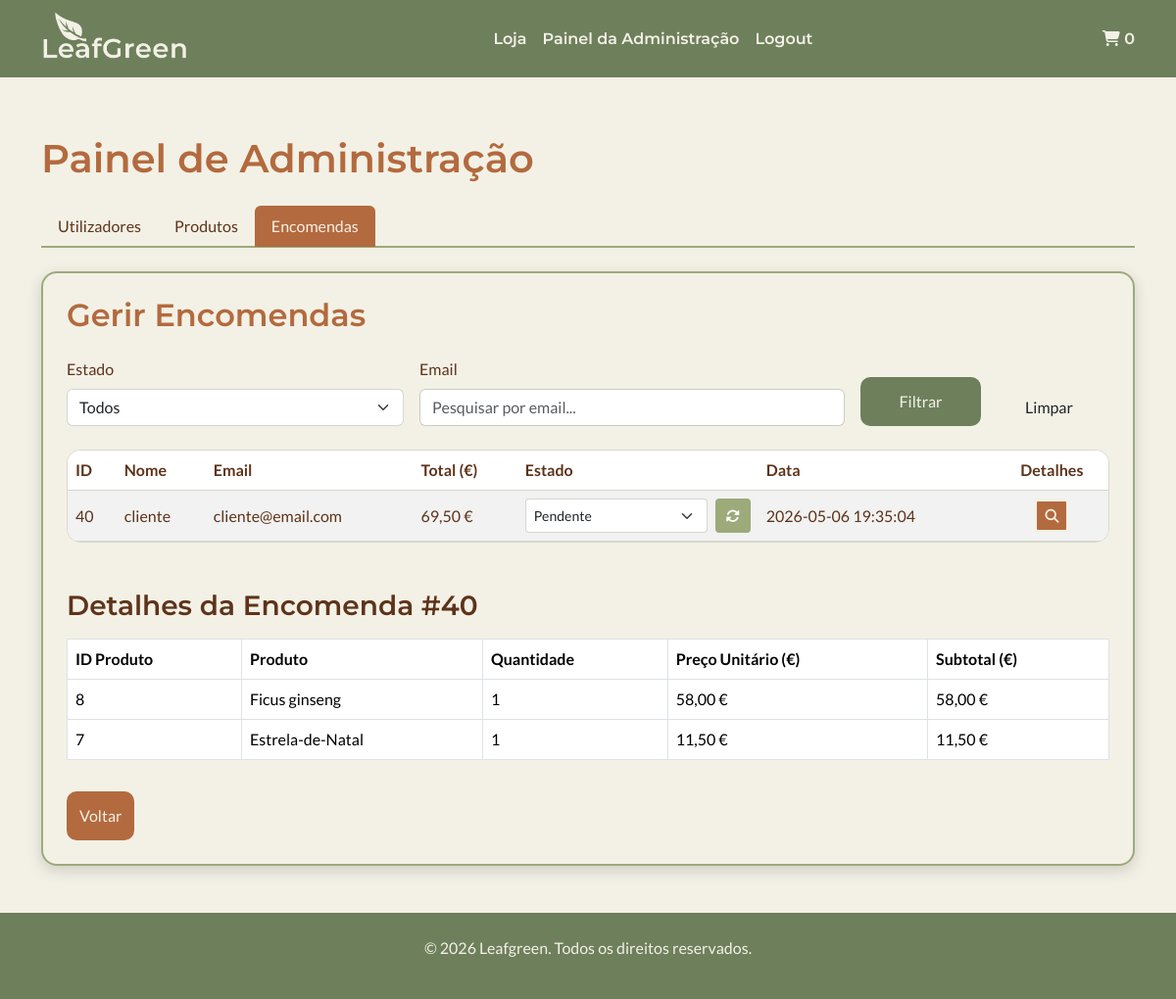
The app's page /dashboard.php?secao=orders&ver=40 (signed in) with its own data.
### tables this page shows
CREATE TABLE `encomendas` (
  `id_encomenda` int(11) NOT NULL,
  `id_utilizador` int(11) DEFAULT NULL,
  `nome` varchar(100) NOT NULL,
  `email` varchar(100) NOT NULL,
  `data_nascimento` date DEFAULT NULL,
  `morada` text NOT NULL,
  `total` decimal(10,2) NOT NULL,
  `data_encomenda` timestamp NOT NULL DEFAULT current_timestamp(),
  `estado` enum('pendente','pago','enviado','cancelado') NOT NULL DEFAULT 'pendente'
);

CREATE TABLE `encomenda_produtos` (
  `id` int(11) NOT NULL,
  `id_encomenda` int(11) NOT NULL,
  `id_produto` int(11) NOT NULL,
  `quantidade` int(11) NOT NULL,
  `preco_unitario` decimal(10,2) NOT NULL,
  `nome_produto` varchar(255) NOT NULL
);

### admin/manage_orders.php (the view, shortened to what this page needs)
<?php
require_once __DIR__ . '/../includes/db_connection.php';
$sql = "SELECT * FROM encomendas WHERE 1=1";
$params = [];
$sql .= " ORDER BY data_encomenda DESC";
$stmt = $pdo->prepare($sql);
$stmt->execute($params);
$encomendas = $stmt->fetchAll(PDO::FETCH_ASSOC);
$encomenda_id = isset($_GET['ver']) ? (int)$_GET['ver'] : null;
$detalhes = [];
if ($encomenda_id) {
    $stmtDetalhes = $pdo->prepare(" SELECT ep.id_produto, ep.quantidade, ep.preco_unitario, ep.nome_produto FROM encomenda_produtos ep WHERE ep.id_encomenda = :id_encomenda");
    $stmtDetalhes->bindValue(":id_encomenda", $encomenda_id, PDO::PARAM_INT);
    $stmtDetalhes->execute();
    $detalhes = $stmtDetalhes->fetchAll(PDO::FETCH_ASSOC);
}
?>
<section class="ui_card p-4">
    <h2 class="mb-4">Gerir Encomendas</h2>
    <form method="GET" class="row g-3 mb-4">
        <div class="col-md-4">
            <label class="form-label">Estado</label>
            <select name="estado" class="form-select form_input">
                <option value="">Todos</option>
            </select>
        </div>
        <div class="col-md-5">
            <label class="form-label">Email</label>
            <input type="text" name="email" class="form-control form_input"
                value="<?= htmlspecialchars($_GET['email'] ?? '') ?>"
                placeholder="Pesquisar por email...">
        </div>
        <div class="col-md-3 d-flex align-items-end gap-2">
            <button type="submit" class="btn btn-primary btn_update w-100">
                Filtrar
            </button>
            <a href="dashboard.php?secao=orders" class="btn btn w-100">
                Limpar
            </a>
        </div>
    </form>
    <div class="table-responsive mb-5 table_wrap">
        <table class="table table-striped align-middle">
            <thead>
                <tr>
                    <th>ID</th>
                    <th>Nome</th>
                    <th>Email</th>
                    <th>Total (€)</th>
                    <th>Estado</th>
                    <th>Data</th>
                    <th class="text-center">Detalhes</th>
                </tr>
            </thead>
            <tbody>
                <?php foreach ($encomendas as $encomenda): ?>
                    <tr>
                        <td><?= $encomenda['id_encomenda'] ?></td>
                        <td><?= htmlspecialchars($encomenda['nome']) ?></td>
                        <td><?= htmlspecialchars($encomenda['email']) ?></td>
                        <td><?= number_format($encomenda['total'], 2, ',', '.') ?> €</td>
                        <td>
                            <form action="actions/update_order_status.php" method="POST" class="d-flex gap-2">
                                <select name="estado" class="form-select form-select-sm form_input">
                                    <option value="pendente" <?= $encomenda['estado'] === 'pendente' ? 'selected' : '' ?>>
                                        Pendente
                                    </option>
                                </select>
                                <button type="submit" class="btn btn-sm btn-primary btn_update_dashboard" title="Atualizar">
                                    <i class="fas fa-sync-alt"></i>
                                </button>
                            </form>
                        </td>
                        <td><?= $encomenda['data_encomenda'] ?></td>
                        <td class="text-center">
                            <a class="btn btn-sm btn-secondary btn_detalhes"
                                href="dashboard.php?secao=orders&ver=<?= (int)$encomenda['id_encomenda'] ?>"
                                title="Ver detalhes">
                                <i class="fas fa-search"></i>
                            </a>
                        </td>
                    </tr>
                <?php endforeach; ?>
            </tbody>
        </table>
    </div>
    <?php if ($encomenda_id): ?>
        <h3>Detalhes da Encomenda #<?= $encomenda_id ?></h3>
        <?php if (count($detalhes) > 0): ?>
            <div class="table-responsive mt-3">
                <table class="table table-bordered align-middle">
                    <thead>
                        <tr>
                            <th>ID Produto</th>
                            <th>Produto</th>
                            <th>Quantidade</th>
                            <th>Preço Unitário (€)</th>
                            <th>Subtotal (€)</th>
                        </tr>
                    </thead>
                    <tbody>
                        <?php foreach ($detalhes as $item): ?>
                            <tr>
                                <td><?= $item['id_produto'] ?></td>
                                <td><?= htmlspecialchars($item['nome_produto']) ?></td>
                                <td><?= $item['quantidade'] ?></td>
                                <td><?= number_format($item['preco_unitario'], 2, ',', '.') ?> €</td>
                                <td><?= number_format($item['preco_unitario'] * $item['quantidade'], 2, ',', '.') ?> €</td>
                            </tr>
                        <?php endforeach; ?>
                    </tbody>
                </table>
            </div>
            <a href="dashboard.php?secao=orders" class="btn btn-secondary btn_finish mt-3">
                Voltar
            </a>
        <?php else: ?>
            <p class="text-muted mt-3">Não existem produtos associados a esta encomenda.</p>
        <?php endif; ?>
    <?php endif; ?>
</section>

### assets/css/style.css (style rules this page uses)
:root { --bg-main: #F3F1E6; --text-main: #5E331A; --primary: #B36A3E; --secondary: #6E7F5C; --accent: #9DAA7A; }
body { background-color: var(--bg-main); color: var(--text-main); font-family: 'Lato', Verdana, Arial, sans-serif; padding-top: 90px; display: flex; flex-direction: column; min-height: 100vh; }
html, body { height: 100%; }
h1, h2, h3, h4 { font-family: 'Montserrat', Helvetica, sans-serif; font-weight: 600; }
h1, h2 { color: var(--primary); }
h3 { color: var(--text-main); }
.btn_update { background-color: var(--secondary); color: var(--bg-main); border: 3px solid var(--secondary); border-radius: 10px; padding: 10px; transition: all 0.3s ease; }
.btn_update_dashboard { background-color: var(--accent); border: 3px solid var(--accent); transition: all 0.3s ease; }
.btn_detalhes { background-color: var(--primary); color: var(--bg-main); border: 3px solid var(--bg-main); }
.btn_finish { background-color: var(--primary); color: var(--bg-main); border: 3px solid var(--primary); border-radius: 10px; padding: 10px; transition: all 0.3s ease; }
.ui_card { padding: 30px; background-color: var(--bg-main); border-radius: 16px; border: 2px solid var(--accent); box-shadow: 0 5px 15px rgba(0,0,0,0.15); }
.form_input { border-color: color-mix(in srgb, var(--secondary) 30%, transparent); }
.table_wrap { border-radius: 14px; border: 1px solid rgba(0,0,0,0.1); }
.table_wrap table { margin-bottom: 0; }
.table_wrap th, .table_wrap td { color: var(--text-main); border-color: color-mix(in srgb, var(--secondary) 30%, transparent); }
.table td, .table th { white-space: nowrap; }

### records on screen
encomendas: id_encomenda "40", nome "cliente", email "cliente@email.com", total "69,50", estado "Pendente", data_encomenda "2026-05-06 19:35:04"
encomenda_produtos: id_produto "8", nome_produto "Ficus ginseng", quantidade "1", preco_unitario "58,00", $item['preco_unitario'] * $item['quantidade'] "58,00"
encomenda_produtos: id_produto "7", nome_produto "Estrela-de-Natal", quantidade "1", preco_unitario "11,50", $item['preco_unitario'] * $item['quantidade'] "11,50"

### other values on screen
$total_itens "0"
$encomenda_id "40"
